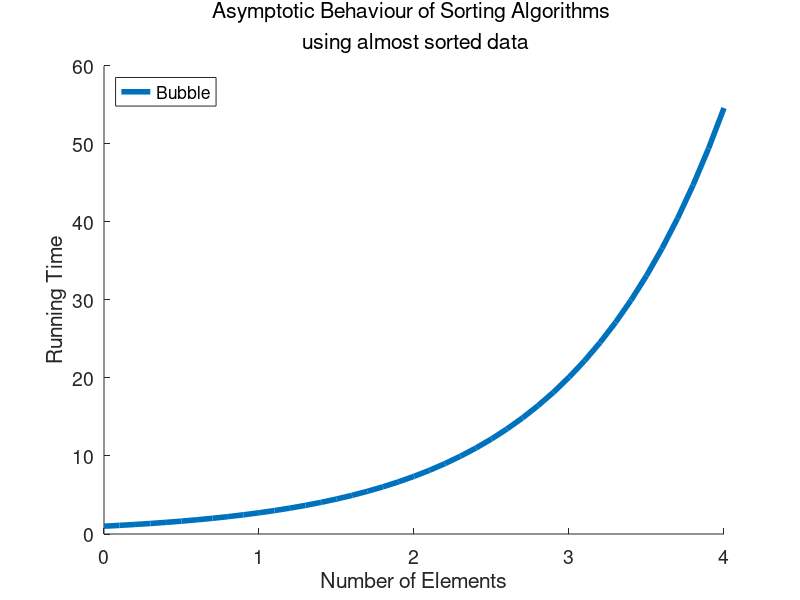

Recreate this plot in MATLAB.
hold on;
h=figure(1);
%grid on;
title("Asymptotic Behaviour of Sorting Algorithms \n using almost sorted data","FontSize",18,"fontweight","normal");
%plot(num,sel,"linewidth",3);
%plot(num,qui,"linewidth",3);
%plot(num,ins,"linewidth",3);
%plot(num,hea,"linewidth",3);
x=0:.1:4;
plot(x,exp(x),"linewidth",4)
legend('Bubble','Selection','Quick','Insertion','Heap',"location", "northwest");
xlabel("Number of Elements","FontSize",16);
ylabel("Running Time","FontSize",16);
h=get (gcf, "currentaxes");
%set(h,"linewidth",3);
set(h,"fontsize",14);
h=figure(1);
hold off;
%print -dpng -color "-S700,700" setSize2.png